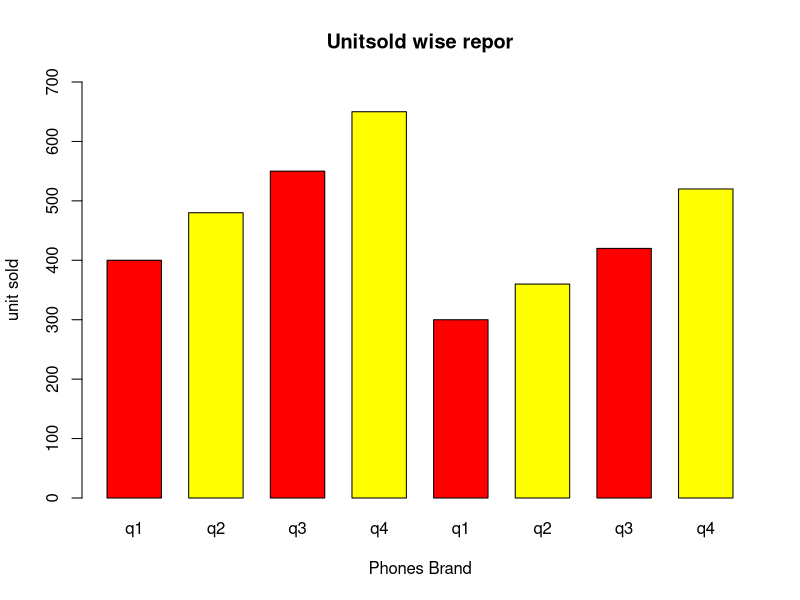
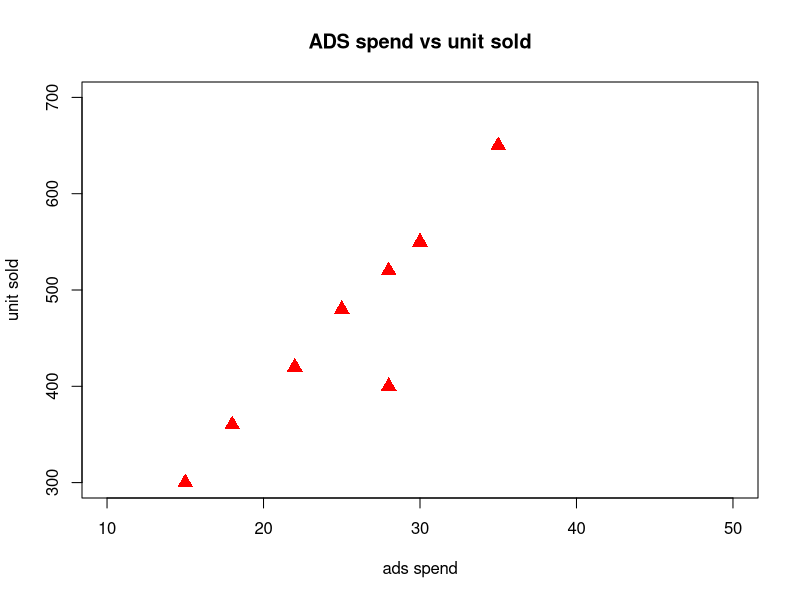
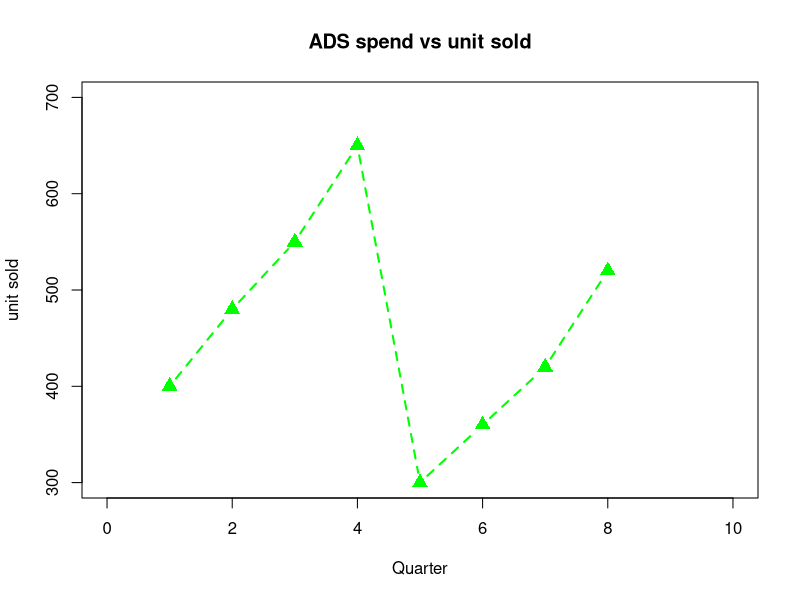
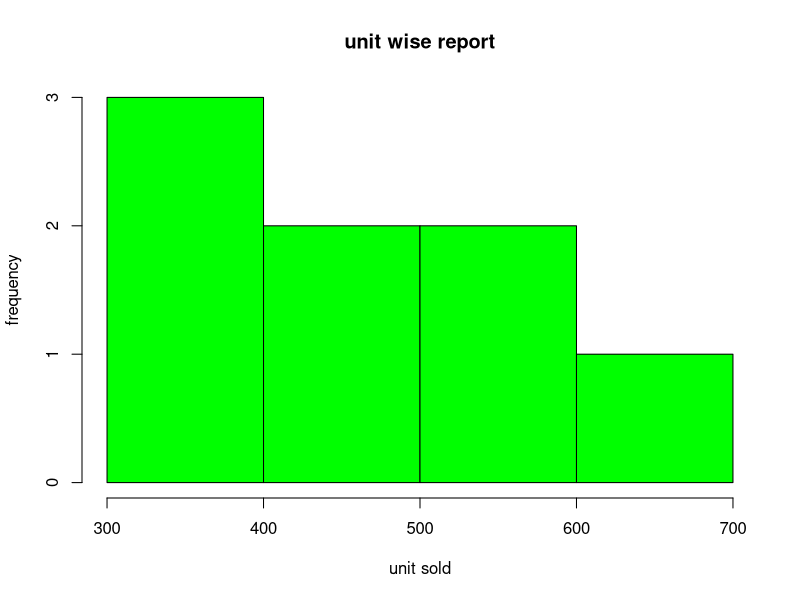

Write the R code that produced these figures, in order.
phone <- data.frame(
  quarter = c("q1","q2","q3","q4","q1","q2","q3","q4"),
  brand=c("alpha","alpha","alpha","alpha","nova","nova","nova","nova"),
  spend=c(28,25,30,35,15,18,22,28),
  sold=c(400,480,550,650,300,360,420,520)
)
phone
dim(phone)
rb <- barplot(phone$sold,
              names.arg =phone$quarter,
              main ="Unitsold wise repor",
              xlab = "Phones Brand",
              ylab = "unit sold",
              col = c("red","yellow"),
              width = 2,
              space =0.5,
              ylim = c(0,700)
)
plot(phone$spend,phone$sold,
     main = "ADS spend vs unit sold",
     xlab = "ads spend",
     ylab = "unit sold",
     type = "p",
     col = "red",
     cex = 1.6,
     pch = 17,
     lwd = 2,
     lty = 2,
     xlim = c(10,50),
     ylim = c(300,700)
)
plot(c(1,2,3,4,5,6,7,8),phone$sold,
     main = "ADS spend vs unit sold",
     xlab = "Quarter",
     ylab = "unit sold",
     type = "b",
     col = "green",
     cex = 1.6,
     pch = 17,
     lwd = 2,
     lty = 2,
     xlim = c(0,10),
     ylim = c(300,700)
)
hist(phone$sold,
     main="unit wise report",
     xlab="unit sold",
     ylab="frequency",
     col="green",
     
     freq=TRUE,
     
)
summary(phone$sold)
model<- lm(phone$sold~phone$spend,data=phone)
model
summary((model))
predict(model,data.frame(phonespend=45))
